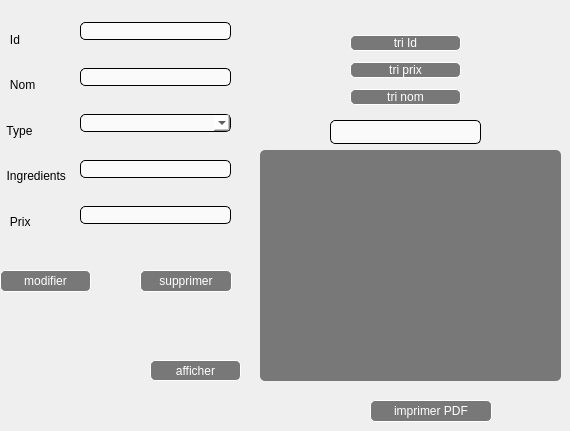
                  <widget class="QWidget" name="tab_22">
                   <attribute name="title">
                    <string>consulter</string>
                   </attribute>
                   <widget class="QPushButton" name="pushButton_afficher_Plat">
                    <property name="geometry">
                     <rect>
                      <x>150</x>
                      <y>360</y>
                      <width>91</width>
                      <height>21</height>
                     </rect>
                    </property>
                    <property name="styleSheet">
                     <string notr="true">QPushButton{
background-color:rgba(0,0,0,50%);
color:white;
border:1 solid white;
border-radius: 5px;
}
QPushButton:hover{
background-color:rgba(255,0,0,50%);
color:black;
}</string>
                    </property>
                    <property name="text">
                     <string>afficher</string>
                    </property>
                   </widget>
                   <widget class="QWidget" name="verticalLayoutWidget_7">
                    <property name="geometry">
                     <rect>
                      <x>0</x>
                      <y>20</y>
                      <width>81</width>
                      <height>221</height>
                     </rect>
                    </property>
                    <layout class="QVBoxLayout" name="verticalLayout_102">
                     <item>
                      <widget class="QLabel" name="label_168">
                       <property name="styleSheet">
                        <string notr="true">font: 75 italic 9pt &quot;Comic Sans MS&quot;;</string>
                       </property>
                       <property name="text">
                        <string>   Id</string>
                       </property>
                      </widget>
                     </item>
                     <item>
                      <widget class="QLabel" name="label_169">
                       <property name="styleSheet">
                        <string notr="true">font: 75 italic 9pt &quot;Comic Sans MS&quot;;</string>
                       </property>
                       <property name="text">
                        <string>   Nom</string>
                       </property>
                      </widget>
                     </item>
                     <item>
                      <widget class="QLabel" name="label_170">
                       <property name="styleSheet">
                        <string notr="true">font: 75 italic 9pt &quot;Comic Sans MS&quot;;</string>
                       </property>
                       <property name="text">
                        <string>  Type</string>
                       </property>
                      </widget>
                     </item>
                     <item>
                      <widget class="QLabel" name="label_171">
                       <property name="styleSheet">
                        <string notr="true">font: 75 italic 9pt &quot;Comic Sans MS&quot;;</string>
                       </property>
                       <property name="text">
                        <string>  Ingredients</string>
                       </property>
                      </widget>
                     </item>
                     <item>
                      <widget class="QLabel" name="label_172">
                       <property name="styleSheet">
                        <string notr="true">font: 75 italic 9pt &quot;Comic Sans MS&quot;;</string>
                       </property>
                       <property name="text">
                        <string>   Prix</string>
                       </property>
                      </widget>
                     </item>
                    </layout>
                   </widget>
                   <widget class="QWidget" name="verticalLayoutWidget_12">
                    <property name="geometry">
                     <rect>
                      <x>80</x>
                      <y>0</y>
                      <width>151</width>
                      <height>251</height>
                     </rect>
                    </property>
                    <layout class="QVBoxLayout" name="verticalLayout_103">
                     <item>
                      <widget class="QLineEdit" name="lineEdit_id_3">
                       <property name="styleSheet">
                        <string notr="true">QLineEdit{
background-color:rgba(255,255,255,70%);
border:1 solid black;
border-radius:5px;
color:black;
}</string>
                       </property>
                      </widget>
                     </item>
                     <item>
                      <widget class="QLineEdit" name="lineEdit_nom_3">
                       <property name="styleSheet">
                        <string notr="true">QLineEdit{
background-color:rgba(255,255,255,70%);
border:1 solid black;
border-radius:5px;
color:black;
}</string>
                       </property>
                      </widget>
                     </item>
                     <item>
                      <widget class="QComboBox" name="comboBox_type_2">
                       <property name="styleSheet">
                        <string notr="true">background-color:rgba(255,255,255,70%);
border:1 solid black;
border-radius:5px;
color:black;</string>
                       </property>
                       <item>
                        <property name="text">
                         <string/>
                        </property>
                       </item>
                       <item>
                        <property name="text">
                         <string>Entree</string>
                        </property>
                       </item>
                       <item>
                        <property name="text">
                         <string>Plat principal</string>
                        </property>
                       </item>
                       <item>
                        <property name="text">
                         <string>Dessert</string>
                        </property>
                       </item>
                      </widget>
                     </item>
                     <item>
                      <widget class="QLineEdit" name="lineEdit_ing_3">
                       <property name="styleSheet">
                        <string notr="true">
QLineEdit{
background-color:rgba(255,255,255,70%);
border:1 solid black;
border-radius:5px;
color:black;
}</string>
                       </property>
                      </widget>
                     </item>
                     <item>
                      <widget class="QLineEdit" name="lineEdit_prix_3">
                       <property name="styleSheet">
                        <string notr="true">
QLineEdit{
background-color:rgba(255,255,255,70%);
border:1 solid black;
border-radius:5px;
color:black;
}</string>
                       </property>
                      </widget>
                     </item>
                    </layout>
                   </widget>
                   <widget class="QLineEdit" name="lineEdit">
                    <property name="geometry">
                     <rect>
                      <x>330</x>
                      <y>120</y>
                      <width>151</width>
                      <height>24</height>
                     </rect>
                    </property>
                    <property name="styleSheet">
                     <string notr="true">
QLineEdit{
background-color:rgba(255,255,255,70%);
border:1 solid black;
border-radius:5px;
color:black;
}</string>
                    </property>
                   </widget>
                   <widget class="QTableView" name="tableView_P">
                    <property name="geometry">
                     <rect>
                      <x>260</x>
                      <y>150</y>
                      <width>301</width>
                      <height>231</height>
                     </rect>
                    </property>
                    <property name="styleSheet">
                     <string notr="true">QTableView {
    gridline-color: white;
color:white;
   background-color:rgba(0,0,0,50%);
border:0px;
border-radius: 5px;
    }
QHeaderView {background-color: transparent;
color:white;

}
QHeaderView::section{
border-style: none;
background-color: transparent;
margin-bottom:5px;
margin-top:5px;
border:0px;
}
QTableView QTableCornerButton::section {
     bottom-style:none;
border:0px;

 }
</string>
                    </property>
                   </widget>
                   <widget class="QPushButton" name="pushButton_supprimer_Plat">
                    <property name="geometry">
                     <rect>
                      <x>140</x>
                      <y>270</y>
                      <width>92</width>
                      <height>22</height>
                     </rect>
                    </property>
                    <property name="styleSheet">
                     <string notr="true">QPushButton{
background-color:rgba(0,0,0,50%);
color:white;
border:1 solid white;
border-radius: 5px;
}
QPushButton:hover{
background-color:rgba(255,0,0,50%);
color:black;
}</string>
                    </property>
                    <property name="text">
                     <string>supprimer</string>
                    </property>
                   </widget>
                   <widget class="QPushButton" name="pushButton_modifier_Plat">
                    <property name="geometry">
                     <rect>
                      <x>0</x>
                      <y>270</y>
                      <width>91</width>
                      <height>22</height>
                     </rect>
                    </property>
                    <property name="styleSheet">
                     <string notr="true">QPushButton{
background-color:rgba(0,0,0,50%);
color:white;
border:1 solid white;
border-radius: 5px;
}
QPushButton:hover{
background-color:rgba(255,0,0,50%);
color:black;
}</string>
                    </property>
                    <property name="text">
                     <string>modifier</string>
                    </property>
                   </widget>
                   <widget class="QPushButton" name="imprimer_pdf_Plat">
                    <property name="geometry">
                     <rect>
                      <x>370</x>
                      <y>400</y>
                      <width>122</width>
                      <height>22</height>
                     </rect>
                    </property>
                    <property name="styleSheet">
                     <string notr="true">QPushButton{
background-color:rgba(0,0,0,50%);
color:white;
border:1 solid white;
border-radius: 5px;
}
QPushButton:hover{
background-color:rgba(255,0,0,50%);
color:black;
}</string>
                    </property>
                    <property name="text">
                     <string>imprimer PDF</string>
                    </property>
                   </widget>
                   <widget class="QWidget" name="verticalLayoutWidget_3">
                    <property name="geometry">
                     <rect>
                      <x>350</x>
                      <y>30</y>
                      <width>111</width>
                      <height>81</height>
                     </rect>
                    </property>
                    <layout class="QVBoxLayout" name="verticalLayout_104">
                     <item>
                      <widget class="QPushButton" name="tri_id_Plat">
                       <property name="styleSheet">
                        <string notr="true">QPushButton{
background-color:rgba(0,0,0,50%);
color:white;
border:1 solid white;
border-radius: 5px;
}
QPushButton:hover{
background-color:rgba(255,0,0,50%);
color:black;
}</string>
                       </property>
                       <property name="text">
                        <string>tri Id</string>
                       </property>
                      </widget>
                     </item>
                     <item>
                      <widget class="QPushButton" name="tri_prix_Plat">
                       <property name="styleSheet">
                        <string notr="true">QPushButton{
background-color:rgba(0,0,0,50%);
color:white;
border:1 solid white;
border-radius: 5px;
}
QPushButton:hover{
background-color:rgba(255,0,0,50%);
color:black;
}</string>
                       </property>
                       <property name="text">
                        <string>tri prix</string>
                       </property>
                      </widget>
                     </item>
                     <item>
                      <widget class="QPushButton" name="tri_nom_Plat">
                       <property name="styleSheet">
                        <string notr="true">QPushButton{
background-color:rgba(0,0,0,50%);
color:white;
border:1 solid white;
border-radius: 5px;
}
QPushButton:hover{
background-color:rgba(255,0,0,50%);
color:black;
}</string>
                       </property>
                       <property name="text">
                        <string>tri nom</string>
                       </property>
                      </widget>
                     </item>
                    </layout>
                   </widget>
                  </widget>
